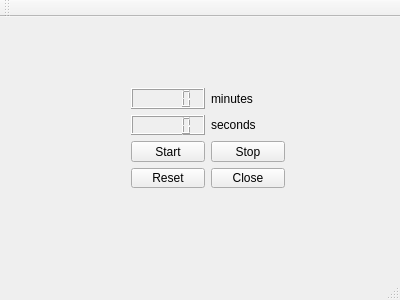
<?xml version="1.0" encoding="UTF-8"?>
<ui version="4.0">
 <class>MainWindow</class>
 <widget class="QMainWindow" name="MainWindow">
  <property name="geometry">
   <rect>
    <x>0</x>
    <y>0</y>
    <width>400</width>
    <height>300</height>
   </rect>
  </property>
  <property name="windowTitle">
   <string>MainWindow</string>
  </property>
  <widget class="QWidget" name="centralWidget">
   <widget class="QWidget" name="gridLayoutWidget">
    <property name="geometry">
     <rect>
      <x>120</x>
      <y>60</y>
      <width>176</width>
      <height>122</height>
     </rect>
    </property>
    <layout class="QGridLayout" name="gridLayout">
     <item row="0" column="0">
      <widget class="QLCDNumber" name="lcdNumberMin"/>
     </item>
     <item row="1" column="1">
      <widget class="QLabel" name="secondLabel">
       <property name="text">
        <string>seconds</string>
       </property>
      </widget>
     </item>
     <item row="0" column="1">
      <widget class="QLabel" name="minuteLabel">
       <property name="text">
        <string>minutes</string>
       </property>
      </widget>
     </item>
     <item row="1" column="0">
      <widget class="QLCDNumber" name="lcdNumberSec"/>
     </item>
     <item row="2" column="1">
      <widget class="QPushButton" name="stopButton">
       <property name="text">
        <string>Stop</string>
       </property>
      </widget>
     </item>
     <item row="2" column="0">
      <widget class="QPushButton" name="startButton">
       <property name="text">
        <string>Start</string>
       </property>
      </widget>
     </item>
     <item row="3" column="0">
      <widget class="QPushButton" name="resetButton">
       <property name="text">
        <string>Reset</string>
       </property>
      </widget>
     </item>
     <item row="3" column="1">
      <widget class="QPushButton" name="closeButton">
       <property name="text">
        <string>Close</string>
       </property>
      </widget>
     </item>
    </layout>
   </widget>
  </widget>
  <widget class="QMenuBar" name="menuBar">
   <property name="geometry">
    <rect>
     <x>0</x>
     <y>0</y>
     <width>400</width>
     <height>25</height>
    </rect>
   </property>
  </widget>
  <widget class="QToolBar" name="mainToolBar">
   <attribute name="toolBarArea">
    <enum>TopToolBarArea</enum>
   </attribute>
   <attribute name="toolBarBreak">
    <bool>false</bool>
   </attribute>
  </widget>
  <widget class="QStatusBar" name="statusBar"/>
 </widget>
 <layoutdefault spacing="6" margin="11"/>
 <resources/>
 <connections>
  <connection>
   <sender>closeButton</sender>
   <signal>clicked()</signal>
   <receiver>MainWindow</receiver>
   <slot>close()</slot>
   <hints>
    <hint type="sourcelabel">
     <x>221</x>
     <y>222</y>
    </hint>
    <hint type="destinationlabel">
     <x>295</x>
     <y>264</y>
    </hint>
   </hints>
  </connection>
 </connections>
</ui>
